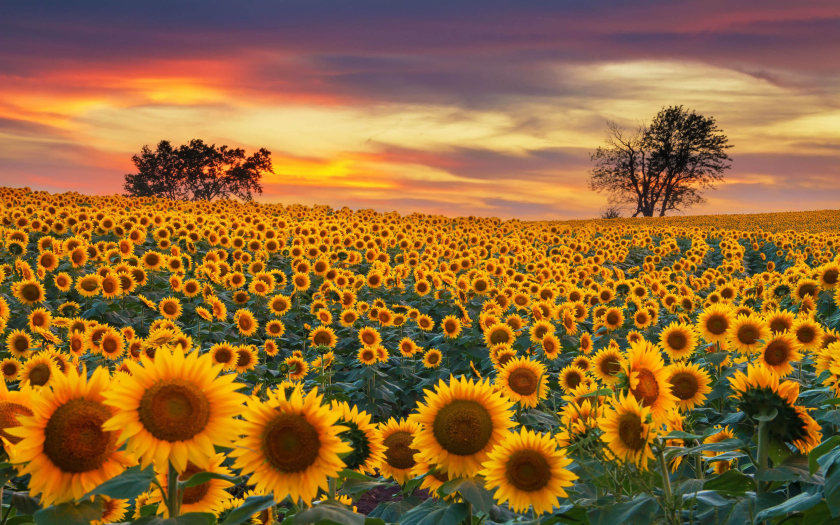
#> input picture images/pretty sunflower/Image_1.jpg, 1680 x 1050 px, found by its file name (shown at 1/2 size)
$ jupyter execute --allow-errors Image_Classifier.ipynb   (shell and % lines are left out)
#> lines starting #> are read from the running program, lines starting #| are printed output that depends on the picture
<a href="https://colab.research.google.com/github/somuhemu/Mini-Project/blob/main/Image_Classifier.ipynb" target="_parent"></a>

[cell 1]
#data gathering part
from bing_image_downloader import downloader
downloader.download("ice cream cone",limit=30,output_dir='images',adult_filter_off=True)
#> (this line was passed over: bing_image_downloader is not available in this run)
#> further down, img_array is the input picture: shape (1050, 1680, 3); mean R, G, B 148.7, 104.8, 50.7
#> `img_resized = resize(img_array,(150,150,3))`:
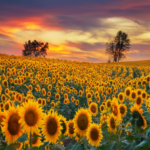
#> img_resized: shape (150, 150, 3) float64; mean R, G, B 0.583, 0.411, 0.199

[cell 2]
#Preprocessing
import os
import matplotlib.pyplot as plt
import numpy as np
from skimage.io import imread
from skimage.transform import resize

target = []
images = []
flat_data = []

Datadir = '/content/images'
Categories = ['pretty sunflower','rugby ball leather','ice cream cone']

#> (the rest of this cell did not finish here and is left out)

[cell 3]
target

[cell 4]
flat_data[0]

[cell 5]
unique,count = np.unique(target,return_counts = True)
plt.bar(Categories,count)
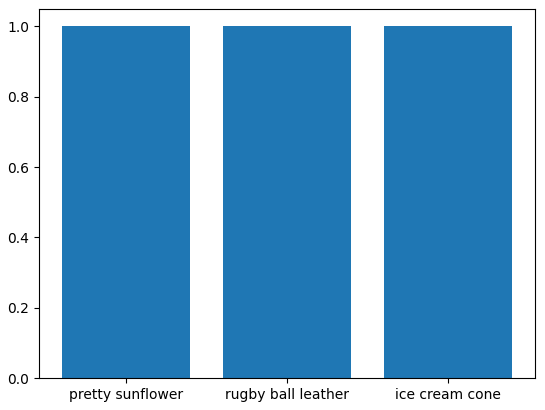
#> figure drawn by matplotlib, 1 panel
